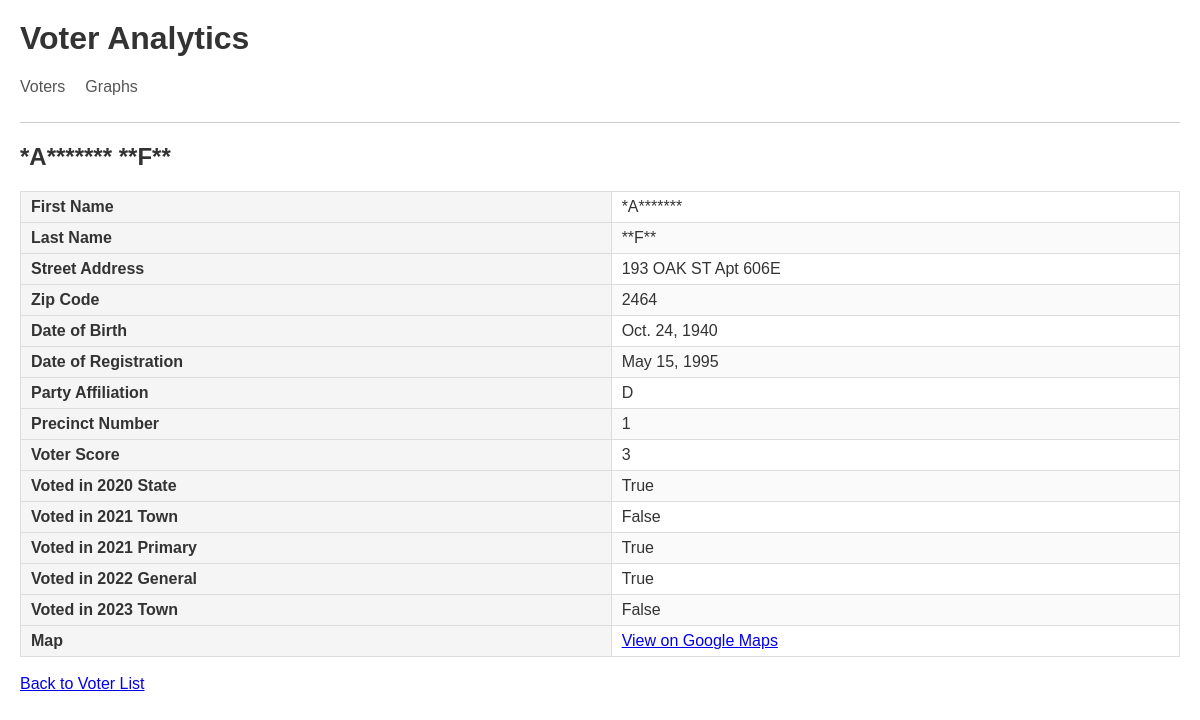
Page /voter_analytics/voter/2 on the committed database.
### voter_analytics/models.py (models this page shows, shortened)
class Voter(models.Model):
    last_name = models.TextField()
    first_name = models.TextField()
    street_number = models.TextField()
    street_name = models.TextField()
    apartment_number = models.TextField()
    zip_code = models.TextField()
    date_of_birth = models.DateField()
    date_of_registration = models.DateField()
    party_affiliation = models.TextField()
    precinct_number = models.TextField()
    v20state = models.BooleanField()
    v21town = models.BooleanField()
    v21primary = models.BooleanField()
    v22general = models.BooleanField()
    v23town = models.BooleanField()
    voter_score = models.IntegerField()

### voter_analytics/views.py (the view)
# urls.py: path('voter/<int:pk>', views.VoterDetailView.as_view(), name='voter'),
class VoterDetailView(DetailView):
    template_name = 'voter_analytics/voter.html'
    model = Voter
    context_object_name = 'voter'

### voter_analytics/templates/voter_analytics/voter.html
{% extends 'voter_analytics/base.html' %}
{% block content %}
<div class="container">
    <h2>{{ voter.first_name }} {{ voter.last_name }}</h2>
    <table>
        <tr><th>First Name</th><td>{{ voter.first_name }}</td></tr>
        <tr><th>Last Name</th><td>{{ voter.last_name }}</td></tr>
        <tr><th>Street Address</th><td>{{ voter.street_number }} {{ voter.street_name }} {% if voter.apartment_number %}Apt {{ voter.apartment_number }}{% endif %}</td></tr>
        <tr><th>Zip Code</th><td>{{ voter.zip_code }}</td></tr>
        <tr><th>Date of Birth</th><td>{{ voter.date_of_birth }}</td></tr>
        <tr><th>Date of Registration</th><td>{{ voter.date_of_registration }}</td></tr>
        <tr><th>Party Affiliation</th><td>{{ voter.party_affiliation }}</td></tr>
        <tr><th>Precinct Number</th><td>{{ voter.precinct_number }}</td></tr>
        <tr><th>Voter Score</th><td>{{ voter.voter_score }}</td></tr>
        <tr><th>Voted in 2020 State</th><td>{{ voter.v20state }}</td></tr>
        <tr><th>Voted in 2021 Town</th><td>{{ voter.v21town }}</td></tr>
        <tr><th>Voted in 2021 Primary</th><td>{{ voter.v21primary }}</td></tr>
        <tr><th>Voted in 2022 General</th><td>{{ voter.v22general }}</td></tr>
        <tr><th>Voted in 2023 Town</th><td>{{ voter.v23town }}</td></tr>
        <tr>
            <th>Map</th>
            <td>
                <a href="https://www.google.com/maps/search/?api=1&query={{ voter.street_number }}+{{ voter.street_name }}+Newton+MA+{{ voter.zip_code }}" target="_blank">
                    View on Google Maps
                </a>
            </td>
        </tr>
    </table>
    <br>
    <a href="{% url 'voters' %}">Back to Voter List</a>
</div>
{% endblock %}

### static/styles.css (style rules this page uses)
body { font-family: sans-serif; margin: 20px; color: #333; }
table { border-collapse: collapse; width: 100%; }
th, td { border: 1px solid #ddd; padding: 6px 10px; text-align: left; }
th { background: #f5f5f5; }
tr:nth-child(even) { background: #fafafa; }

### rows in the picture
Voter: first_name "*A*******", last_name "**F**", street_number "193", street_name "OAK ST", apartment_number "606E", zip_code "2464", date_of_birth "Oct. 24, 1940", date_of_registration "May 15, 1995", party_affiliation "D", precinct_number "1", voter_score "3", v20state "True", v21town "False", v21primary "True", v22general "True", v23town "False"
